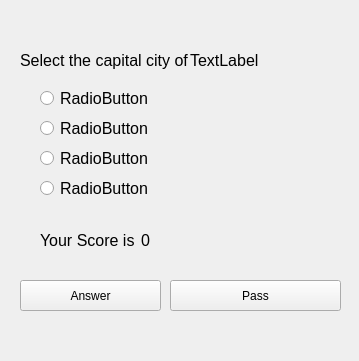
<?xml version="1.0" encoding="UTF-8"?>
<ui version="4.0">
 <class>playscreen</class>
 <widget class="QWidget" name="playscreen">
  <property name="geometry">
   <rect>
    <x>0</x>
    <y>0</y>
    <width>359</width>
    <height>361</height>
   </rect>
  </property>
  <property name="windowTitle">
   <string>Form</string>
  </property>
  <widget class="QLabel" name="label">
   <property name="geometry">
    <rect>
     <x>20</x>
     <y>40</y>
     <width>171</width>
     <height>41</height>
    </rect>
   </property>
   <property name="font">
    <font>
     <pointsize>12</pointsize>
    </font>
   </property>
   <property name="text">
    <string>Select the capital city of </string>
   </property>
  </widget>
  <widget class="QLabel" name="label_2">
   <property name="geometry">
    <rect>
     <x>190</x>
     <y>50</y>
     <width>241</width>
     <height>21</height>
    </rect>
   </property>
   <property name="font">
    <font>
     <pointsize>12</pointsize>
    </font>
   </property>
   <property name="text">
    <string>TextLabel</string>
   </property>
  </widget>
  <widget class="QRadioButton" name="A">
   <property name="geometry">
    <rect>
     <x>40</x>
     <y>90</y>
     <width>235</width>
     <height>17</height>
    </rect>
   </property>
   <property name="font">
    <font>
     <pointsize>12</pointsize>
    </font>
   </property>
   <property name="text">
    <string>RadioButton</string>
   </property>
  </widget>
  <widget class="QRadioButton" name="B">
   <property name="geometry">
    <rect>
     <x>40</x>
     <y>120</y>
     <width>235</width>
     <height>17</height>
    </rect>
   </property>
   <property name="font">
    <font>
     <pointsize>12</pointsize>
    </font>
   </property>
   <property name="text">
    <string>RadioButton</string>
   </property>
  </widget>
  <widget class="QRadioButton" name="C">
   <property name="geometry">
    <rect>
     <x>40</x>
     <y>150</y>
     <width>235</width>
     <height>17</height>
    </rect>
   </property>
   <property name="font">
    <font>
     <pointsize>12</pointsize>
    </font>
   </property>
   <property name="text">
    <string>RadioButton</string>
   </property>
  </widget>
  <widget class="QRadioButton" name="D">
   <property name="geometry">
    <rect>
     <x>40</x>
     <y>180</y>
     <width>235</width>
     <height>17</height>
    </rect>
   </property>
   <property name="font">
    <font>
     <pointsize>12</pointsize>
    </font>
   </property>
   <property name="text">
    <string>RadioButton</string>
   </property>
  </widget>
  <widget class="QPushButton" name="pushButton">
   <property name="geometry">
    <rect>
     <x>20</x>
     <y>280</y>
     <width>141</width>
     <height>31</height>
    </rect>
   </property>
   <property name="text">
    <string>Answer</string>
   </property>
  </widget>
  <widget class="QPushButton" name="pushButton_2">
   <property name="geometry">
    <rect>
     <x>170</x>
     <y>280</y>
     <width>171</width>
     <height>31</height>
    </rect>
   </property>
   <property name="text">
    <string>Pass</string>
   </property>
  </widget>
  <widget class="QWidget" name="">
   <property name="geometry">
    <rect>
     <x>40</x>
     <y>230</y>
     <width>110</width>
     <height>21</height>
    </rect>
   </property>
   <layout class="QHBoxLayout" name="horizontalLayout">
    <item>
     <widget class="QLabel" name="label_4">
      <property name="font">
       <font>
        <pointsize>12</pointsize>
       </font>
      </property>
      <property name="text">
       <string>Your Score is</string>
      </property>
     </widget>
    </item>
    <item>
     <widget class="QLabel" name="label_3">
      <property name="font">
       <font>
        <pointsize>12</pointsize>
       </font>
      </property>
      <property name="text">
       <string>0</string>
      </property>
     </widget>
    </item>
   </layout>
  </widget>
 </widget>
 <resources/>
 <connections/>
</ui>
